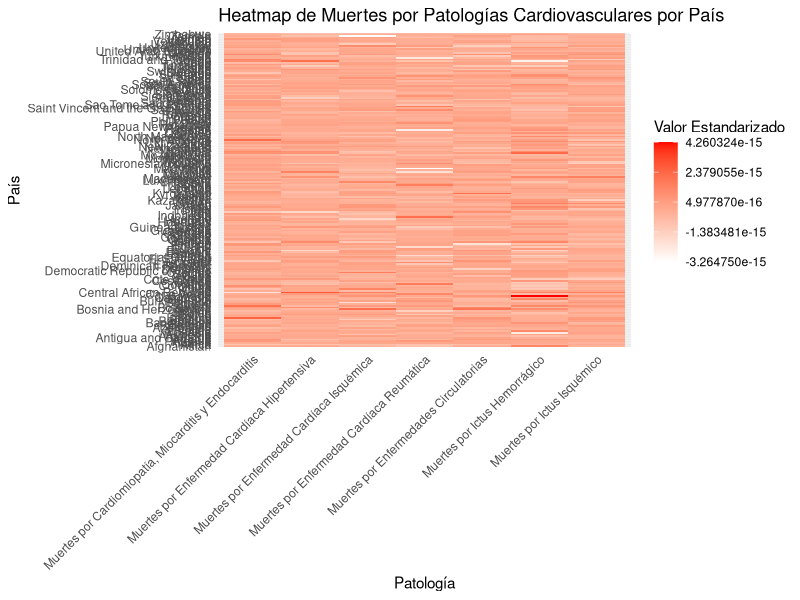
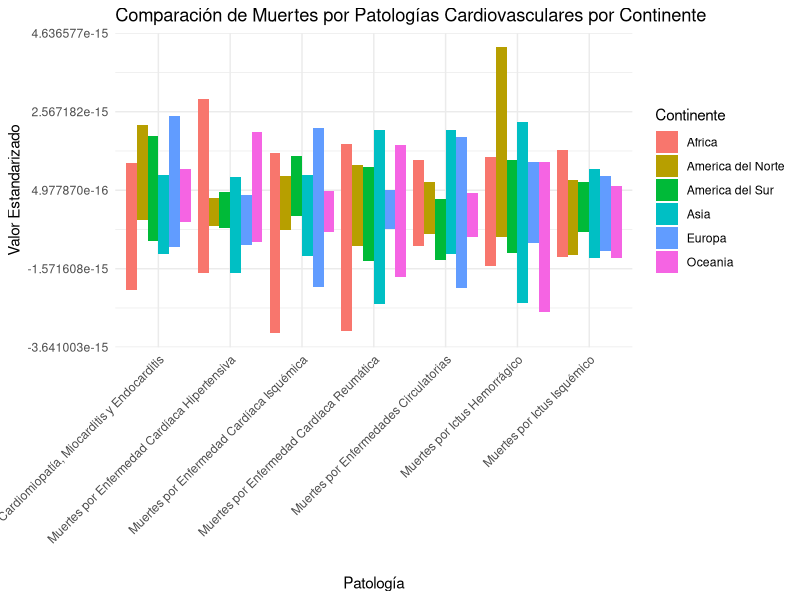
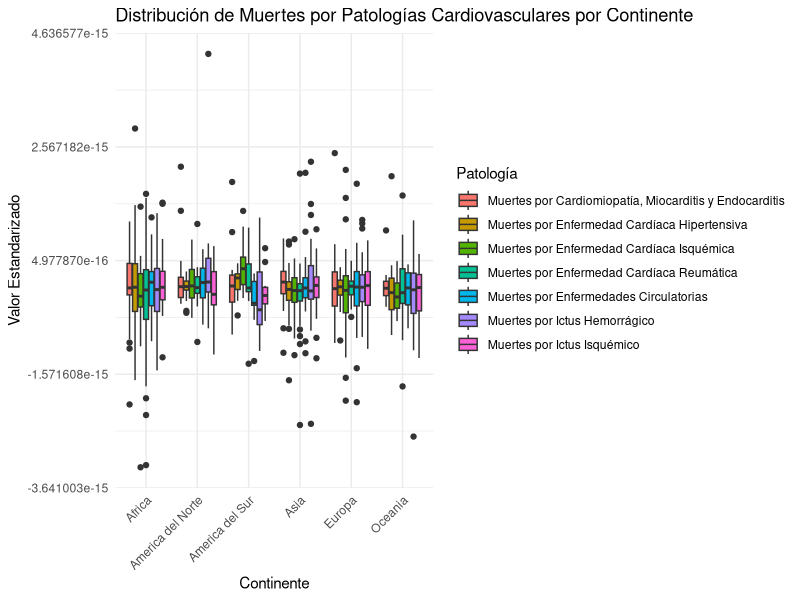
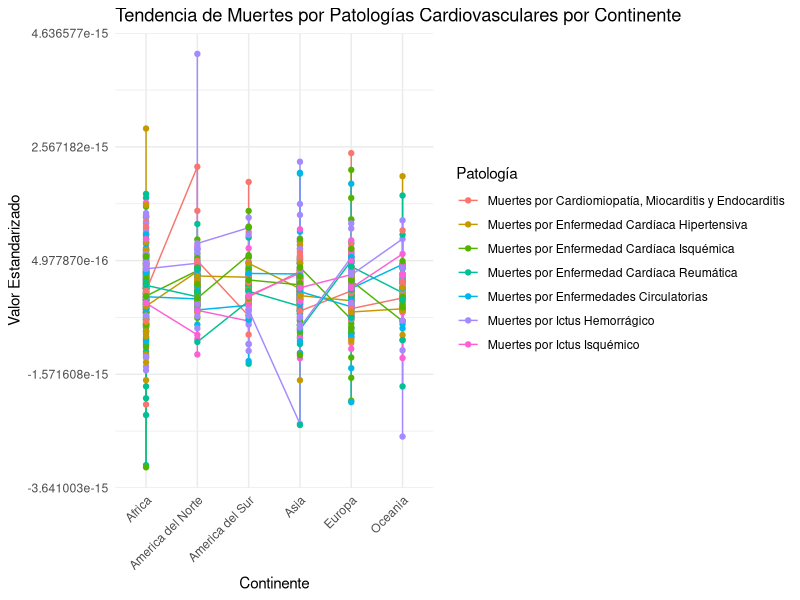

Write R code to recreate these figures, in order.

library(readr)
library(ggplot2)
library(reshape2)

# Leer el archivo CSV con los resultados
resultados <- read_csv('resultados_estandarizados.csv')



#HEAT MAP 
# Reestructurar los datos para el heatmap
heatmap_data <- dcast(resultados, Pais + Continente ~ Patologia, value.var = "Valor_Estandarizado")

# Crear heatmap
ggplot(melt(heatmap_data, id.vars = c("Pais", "Continente")), aes(x = variable, y = Pais, fill = value)) +
  geom_tile() +
  scale_fill_gradient(low = "white", high = "red") +
  theme_minimal() +
  labs(title = "Heatmap de Muertes por Patologías Cardiovasculares por País",
       x = "Patología",
       y = "País",
       fill = "Valor Estandarizado") +
  theme(axis.text.x = element_text(angle = 45, hjust = 1))

  #GRAFICO DE BARRAS AGRUPADAS
ggplot(resultados, aes(x = Patologia, y = Valor_Estandarizado, fill = Continente)) +
  geom_bar(stat = "identity", position = "dodge") +
  theme_minimal() +
  labs(title = "Comparación de Muertes por Patologías Cardiovasculares por Continente",
       x = "Patología",
       y = "Valor Estandarizado",
       fill = "Continente") +
  theme(axis.text.x = element_text(angle = 45, hjust = 1))


#boxplot
# Boxplot por continente y patología
ggplot(resultados, aes(x = Continente, y = Valor_Estandarizado, fill = Patologia)) +
  geom_boxplot() +
  theme_minimal() +
  labs(title = "Distribución de Muertes por Patologías Cardiovasculares por Continente",
       x = "Continente",
       y = "Valor Estandarizado",
       fill = "Patología") +
  theme(axis.text.x = element_text(angle = 45, hjust = 1))


#grafico de lineas: 
# Gráfico de líneas por continente y patología
ggplot(resultados, aes(x = Continente, y = Valor_Estandarizado, color = Patologia, group = Patologia)) +
  geom_line() +
  geom_point() +
  theme_minimal() +
  labs(title = "Tendencia de Muertes por Patologías Cardiovasculares por Continente",
       x = "Continente",
       y = "Valor Estandarizado",
       color = "Patología") +
  theme(axis.text.x = element_text(angle = 45, hjust = 1))
